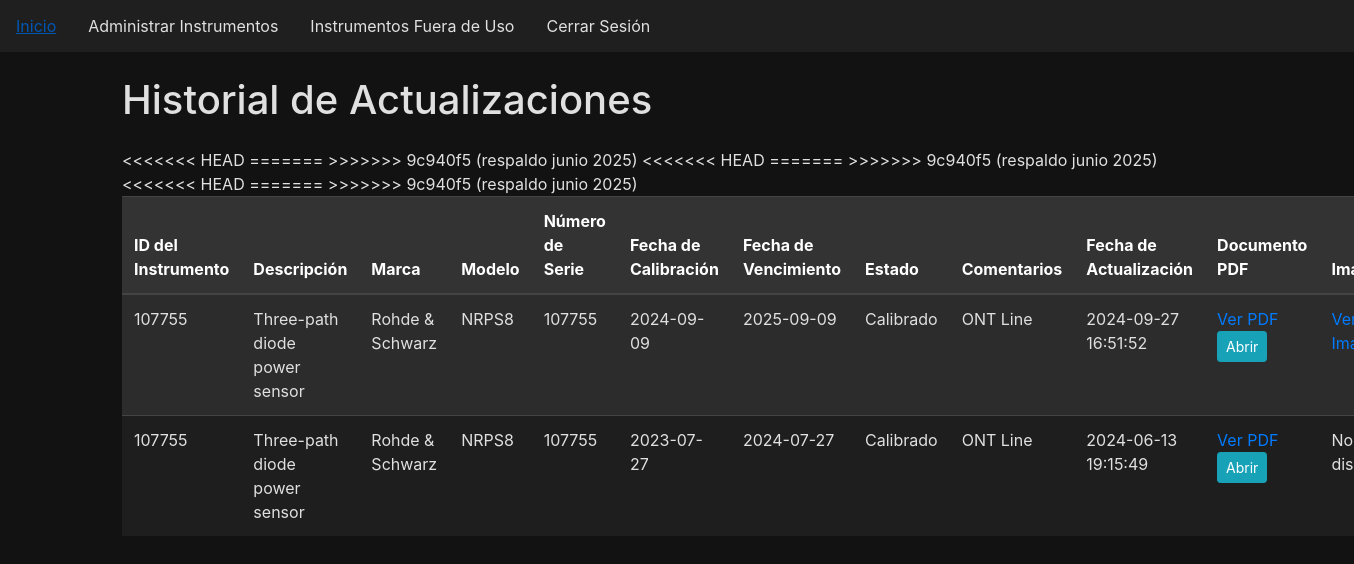
Screenshot of /history.php?id=107755 (signed in) with the database file from the repository.
### tables this page shows
CREATE TABLE `updatehistory` (
  `ID` int(11) NOT NULL,
  `InstrumentID` varchar(50) DEFAULT NULL,
  `UpdatedColumn` varchar(50) DEFAULT NULL,
  `OldValue` text DEFAULT NULL,
  `NewValue` text DEFAULT NULL,
  `UpdateTimestamp` timestamp NOT NULL DEFAULT current_timestamp(),
  `UpdatedAt` timestamp NOT NULL DEFAULT current_timestamp(),
  `Description` varchar(255) NOT NULL,
  `Brand` varchar(255) NOT NULL,
  `Model` varchar(255) NOT NULL,
  `SerialNumber` varchar(255) NOT NULL,
  `CalDate` date NOT NULL,
  `DueDate` date NOT NULL,
  `CertificateNo` varchar(255) NOT NULL,
  `Status` varchar(255) NOT NULL,
  `Comments` text NOT NULL,
  `PdfPath` varchar(255) DEFAULT NULL,
  `Picture` varchar(255) DEFAULT NULL
);

### history.php (the view, shortened to what this page needs)
<?php
$conn = getConnection('admin');
if (isset($_GET['id'])) {
    $id = $_GET['id'];
    $sql = "SELECT * FROM UpdateHistory WHERE InstrumentID = ? ORDER BY UpdatedAt DESC";
    $stmt = $conn->prepare($sql);
    $stmt->bind_param("s", $id);
    $stmt->execute();
    $result = $stmt->get_result();
} else {
    die("ID no proporcionado.");
}
?>
<!DOCTYPE html>
<html>
<head>
    <link rel="stylesheet" href="https://stackpath.bootstrapcdn.com/bootstrap/4.5.2/css/bootstrap.min.css">
    <link rel="stylesheet" href="https://cdnjs.cloudflare.com/ajax/libs/font-awesome/5.15.1/css/all.min.css">
</head>
<body>
    <?php include 'menu.php'; ?>
    <div class="container">
        <h1 class="my-4">Historial de Actualizaciones</h1>
        <?php if ($result->num_rows > 0): ?>
            <table class="table table-striped">
                <thead class="thead-dark">
                    <tr>
                        <th>ID del Instrumento</th>
                        <th>Descripción</th>
                        <th>Marca</th>
                        <th>Modelo</th>
                        <th>Número de Serie</th>
                        <th>Fecha de Calibración</th>
                        <th>Fecha de Vencimiento</th>
                        <th>Estado</th>
                        <th>Comentarios</th>
                        <th>Fecha de Actualización</th>
                        <th>Documento PDF</th>
                        <th>Imagen</th>
                    </tr>
                </thead>
                <tbody>
                    <?php while ($row = $result->fetch_assoc()): ?>
                        <tr>
                            <td><?php echo htmlspecialchars($row['InstrumentID']); ?></td>
                            <td><?php echo htmlspecialchars($row['Description']); ?></td>
                            <td><?php echo htmlspecialchars($row['Brand']); ?></td>
                            <td><?php echo htmlspecialchars($row['Model']); ?></td>
                            <td><?php echo htmlspecialchars($row['SerialNumber']); ?></td>
                            <td><?php echo htmlspecialchars($row['CalDate']); ?></td>
                            <td><?php echo htmlspecialchars($row['DueDate']); ?></td>
                            <td><?php echo htmlspecialchars($row['Status']); ?></td>
                            <td><?php echo htmlspecialchars($row['Comments']); ?></td>
                            <td><?php echo htmlspecialchars($row['UpdatedAt']); ?></td>
                            <td>
                                <?php if (!empty($row['PdfPath'])): ?>
                                    <a href="<?php echo htmlspecialchars($row['PdfPath']); ?>" target="_blank">Ver PDF</a>
                                    <button class="btn btn-info btn-sm" onclick="openPdf('<?php echo htmlspecialchars($row['PdfPath']); ?>')">Abrir</button>
                                <?php else: ?>
                                    No disponible
                                <?php endif; ?>
                            </td>
                            <td>
                                <?php if (!empty($row['Picture'])): ?>
                                    <a href="<?php echo htmlspecialchars($row['Picture']); ?>" target="_blank">Ver Imagen</a>
                                <?php else: ?>
                                    No disponible
                                <?php endif; ?>
                            </td>
                        </tr>
                    <?php endwhile; ?>
                </tbody>
            </table>
        <?php else: ?>
            <p>No hay historial de actualizaciones para este instrumento.</p>
        <?php endif; ?>
    </div>
</body>
</html>

### history.php (style rules this page uses)
body { background-color: #121212; color: #e0e0e0; }
.table thead.thead-dark th { background-color: #333333; border-color: #444444; color: #ffffff; }
.table-striped tbody tr:nth-of-type(odd) { background-color: #2c2c2c; }
.table-striped tbody tr:nth-of-type(even) { background-color: #1e1e1e; }
.table th, .table td { border-color: #444444; color: #e0e0e0; }
.container { margin-top: 20px; }

### rows the page displays
updatehistory: InstrumentID "107755", Description "Three-path diode power sensor", Brand "Rohde & Schwarz", Model "NRPS8", SerialNumber "107755", CalDate "2024-09-09", DueDate "2025-09-09", Status "Calibrado", Comments "ONT Line", UpdatedAt "2024-09-27 16:51:52"
updatehistory: InstrumentID "107755", Description "Three-path diode power sensor", Brand "Rohde & Schwarz", Model "NRPS8", SerialNumber "107755", CalDate "2023-07-27", DueDate "2024-07-27", Status "Calibrado", Comments "ONT Line", UpdatedAt "2024-06-13 19:15:49", shows "No…"
